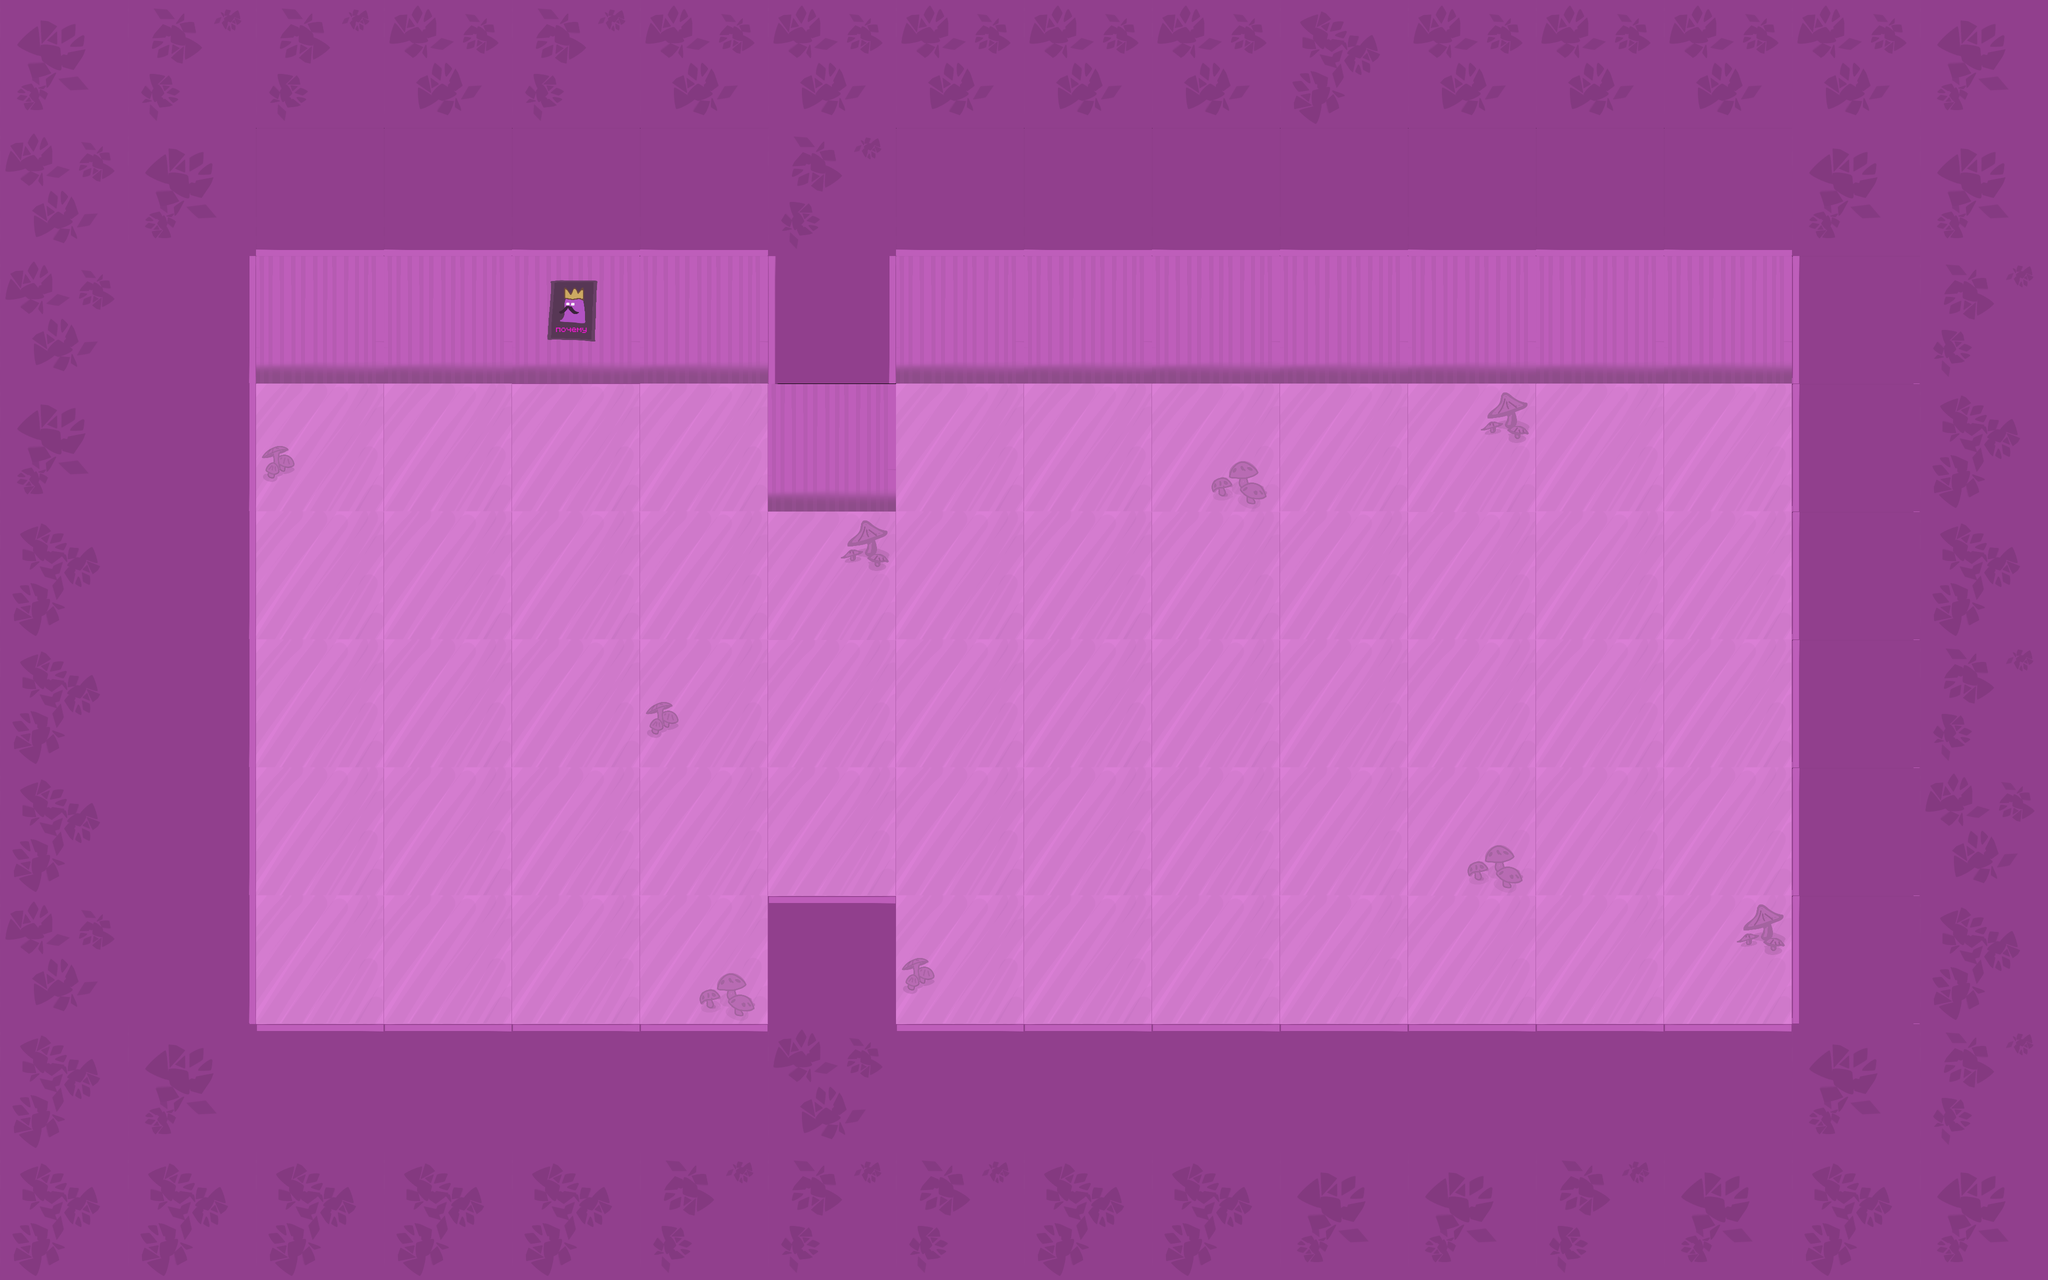

A 2D game scene composited from a Tiled map and its tileset images. What follows is a short description and the map's XML, with every tile layer's data as written:
An orthogonal 16x10 tile map with 256x256 px tiles, 4 tile layers (Floor, Wall, WallUp, WallDown).

<map version="1.10" tiledversion="1.11.2" orientation="orthogonal" renderorder="right-down" width="16" height="10" tilewidth="256" tileheight="256" infinite="0" nextlayerid="5" nextobjectid="1">
 <tileset firstgid="1" name="Bez_nazvania842_20250531194901" tilewidth="256" tileheight="256" tilecount="64" columns="8">
  <image source="lobbytileset.png" width="2048" height="2048" />
 </tileset>
 <layer id="3" name="Floor" width="16" height="10">
  <data encoding="csv">
0,0,0,0,0,0,0,0,0,0,0,0,0,0,0,0,
0,0,0,0,0,0,0,0,0,0,0,0,0,0,0,0,
0,0,0,0,0,0,0,0,0,0,0,0,0,0,0,0,
0,0,29,13,13,13,12,13,13,21,13,37,13,13,0,0,
0,0,13,13,13,13,37,13,13,13,13,13,13,13,0,0,
0,0,13,13,13,29,13,13,13,13,13,13,13,13,0,0,
0,0,13,13,13,13,13,13,13,13,13,21,13,13,0,0,
0,0,13,13,13,21,0,29,13,13,13,13,13,37,0,0,
0,0,0,0,0,0,0,0,0,0,0,0,0,0,0,0,
0,0,0,0,0,0,0,0,0,0,0,0,0,0,0,0
</data>
 </layer>
 <layer id="1" name="Wall" width="16" height="10">
  <data encoding="csv">
14,30,30,22,30,22,22,22,22,22,38,22,22,22,22,14,
22,14,7,7,7,7,30,7,7,7,7,7,7,7,14,14,
22,16,0,0,0,0,40,0,0,0,0,0,0,0,8,30,
14,16,0,0,0,0,0,0,0,0,0,0,0,0,8,38,
38,16,0,0,0,0,0,0,0,0,0,0,0,0,8,38,
38,16,0,0,0,0,0,0,0,0,0,0,0,0,8,30,
38,16,0,0,0,0,0,0,0,0,0,0,0,0,8,22,
22,16,0,0,0,0,0,0,0,0,0,0,0,0,8,38,
38,14,0,0,0,0,22,0,0,0,0,0,0,0,14,30,
38,38,38,38,38,30,30,30,38,38,14,14,30,14,38,14
</data>
 </layer>
 <layer id="2" name="WallUp" width="16" height="10">
  <data encoding="csv">
0,0,0,0,0,0,0,0,0,0,0,0,0,0,0,0,
0,0,0,0,0,0,0,0,0,0,0,0,0,0,0,0,
0,0,5,5,6,5,0,5,5,5,5,5,5,5,0,0,
0,0,0,0,0,0,5,0,0,0,0,0,0,0,0,0,
0,0,0,0,0,0,0,0,0,0,0,0,0,0,0,0,
0,0,0,0,0,0,0,0,0,0,0,0,0,0,0,0,
0,0,0,0,0,0,0,0,0,0,0,0,0,0,0,0,
0,0,0,0,0,0,0,0,0,0,0,0,0,0,0,0,
0,0,0,0,0,0,0,0,0,0,0,0,0,0,0,0,
0,0,0,0,0,0,0,0,0,0,0,0,0,0,0,0
</data>
 </layer>
 <layer id="4" name="WallDown" width="16" height="10">
  <data encoding="csv">
0,0,0,0,0,0,0,0,0,0,0,0,0,0,0,0,
0,0,0,0,0,0,0,0,0,0,0,0,0,0,0,0,
0,0,0,0,0,0,0,0,0,0,0,0,0,0,0,0,
0,0,0,0,0,0,0,0,0,0,0,0,0,0,0,0,
0,0,0,0,0,0,0,0,0,0,0,0,0,0,0,0,
0,0,0,0,0,0,0,0,0,0,0,0,0,0,0,0,
0,0,0,0,0,0,0,0,0,0,0,0,0,0,0,0,
0,0,0,0,0,0,15,0,0,0,0,0,0,0,0,0,
0,0,15,15,15,15,0,15,15,15,15,15,15,15,0,0,
0,0,0,0,0,0,0,0,0,0,0,0,0,0,0,0
</data>
 </layer>
</map>
